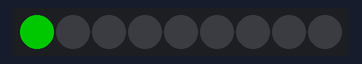
The sketch below on a simulated Arduino Uno, built with avr-gcc and run on an emulated ATmega328P. Parts: 9 RGB LEDs in strip order, left to right. Dim RGB values are drawn brighter than linear.

Above: at 0.1 s.
At 1.1 s:
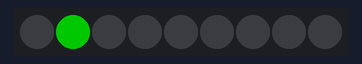
At 2.1 s:
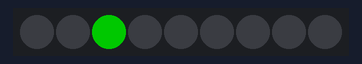
At 4.1 s:
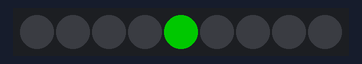
At 6.1 s:
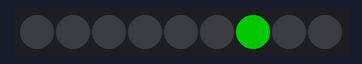
At 8.1 s:
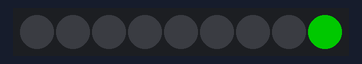

Measured:
- by itself, everything shown: repeats every 9.0 s, in 9 steps
- what the display in image 1 shows lasts 1.0 s, from 1.0 s to 2.0 s

The sketch:

LED_StripeWorkshop.ino
```cpp
#include <Arduino.h>
#include <Adafruit_NeoPixel.h>
#ifdef __AVR__
#include <avr/power.h>
#endif

// Hier werden die unterschiedlichen Beispiele ein und ausgeschaltet.
#define ROW
// #define SINGLECOLOR
// #define RANDOM

int i=0;

#define PIN 2 // Hier wird angegeben, an welchem digitalen Pin die WS2812 LEDs bzw. NeoPixel angeschlossen sind
#define NUMPIXELS 9 // Hier wird die Anzahl der angeschlossenen WS2812 LEDs bzw. NeoPixel angegeben

Adafruit_NeoPixel pixels = Adafruit_NeoPixel(NUMPIXELS, PIN, NEO_GRB + NEO_KHZ800);

int pause=1000; // 100 Millisekunden Pause bis zur Ansteuerung der nächsten LED.

void setup()
{
  randomSeed(analogRead(0)); // Startwert für die Zufallszahlgeneration
  pixels.begin(); // Initialisierung der NeoPixel
  #ifdef SINGLECOLOR
  for (i=0;i<=NUMPIXELS;i++){
        pixels.setPixelColor(i, pixels.Color(100,0,0)); // Pixel leuchtet in der Farbe rot
  }
    pixels.show(); // Durchführen der Pixel-Ansteuerung
  #endif
}

void loop()
{
  #ifdef ROW
  pixels.setPixelColor(i, pixels.Color(0,100,0)); // Pixel leuchtet in der Farbe Grün
  pixels.setPixelColor(i-1, pixels.Color(0,0,0)); // Der vorherige Pixel wird abgeschaltet
  pixels.show(); // Durchführen der Pixel-Ansteuerung

  if (i==0) {
    pixels.setPixelColor(NUMPIXELS-1, pixels.Color(0,0,0)); // Im Fall von Pixel "0" muss die vorherige (8) ausgeschaltet werden.
  }
  pixels.show(); // Durchführen der Pixel-Ansteuerung
  delay (pause);
  i = i + 1; // Die Variable "i" wird um eine Zahl vergrößert. Die neue Zahl "i" ist dann die nächste LED im Led-Ring
  if (i==NUMPIXELS) {
    i=0; // Wenn die Variable den Wert 9 erreicht hat, wird die Variable auf den Wert "0" zurück gesetzt, da die Nummerierung der LEDs nur von 0 bis 8 geht.
  }
  #endif

  #ifdef RANDOM
    for (int i = 0; i <= NUMPIXELS; i++){
      { int brightness = 20;
        int r = random(brightness); // Zufällige Helligkeit der Farbe rot
        int g = random(brightness); // Zufällige Helligkeit der Farbe grün
        int b = random(brightness); // Zufällige Helligkeit der Farbe blau
        pixels.setPixelColor(i, pixels.Color(r,g,b)); // Pixel leuchtet in einer bunten Farbe
      }
    }
    pixels.show(); // Durchführen der Pixel-Ansteuerung
    delay (pause);
  #endif

}
```
